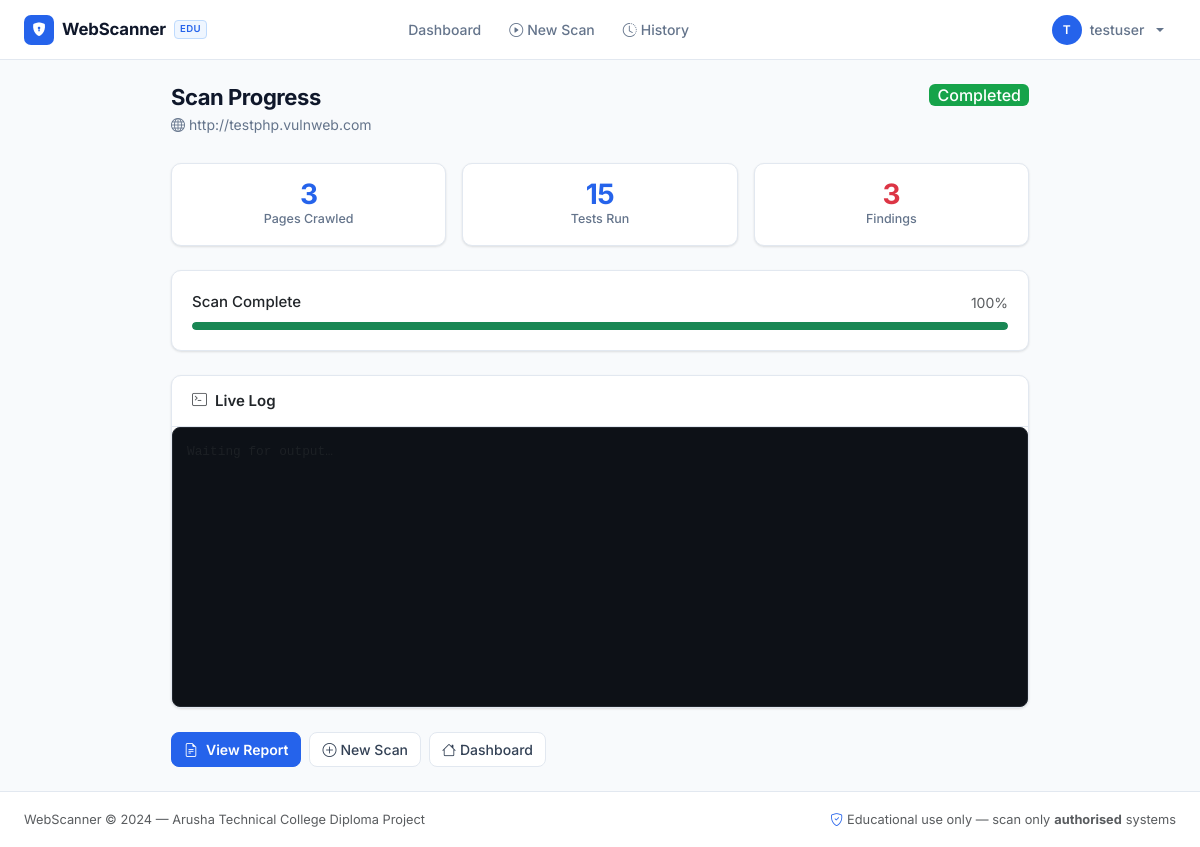
The app's page /scanner/progress/1 (signed in) with its own data.
### app/models.py (models this page shows, shortened)
class User(UserMixin, db.Model):
    __tablename__ = 'users'
    id           = db.Column(db.Integer, primary_key=True)
    username     = db.Column(db.String(64), unique=True, nullable=False)
    email        = db.Column(db.String(120), unique=True, nullable=False)
    password_hash = db.Column(db.String(256), nullable=False)
    created_at   = db.Column(db.DateTime, default=lambda: datetime.now(timezone.utc))
    scans = db.relationship('Scan', backref='user', lazy='dynamic')

class Scan(db.Model):
    __tablename__ = 'scans'
    id           = db.Column(db.Integer, primary_key=True)
    user_id      = db.Column(db.Integer, db.ForeignKey('users.id'), nullable=False)
    target_url   = db.Column(db.String(2048), nullable=False)
    scan_type    = db.Column(db.String(20), default='quick')   # 'quick' or 'full'
    scan_modules = db.Column(db.String(100), default='sqli,xss,headers')
    status       = db.Column(db.String(20), default='pending')  # pending/running/completed/failed
    started_at   = db.Column(db.DateTime)
    completed_at = db.Column(db.DateTime)
    pages_crawled = db.Column(db.Integer, default=0)
    total_tests   = db.Column(db.Integer, default=0)
    error_message = db.Column(db.Text)
    findings = db.relationship('Finding', backref='scan', lazy='dynamic',
                               cascade='all, delete-orphan')
    logs     = db.relationship('ScanLog', backref='scan', lazy='dynamic',
                               cascade='all, delete-orphan')
    @property
    def total_findings(self):
        return self.findings.count()

### app/scanner/routes.py (the view)
@scanner_bp.route('/progress/<int:scan_id>')
@login_required
def scan_progress(scan_id):
    scan = _get_user_scan(scan_id)
    return render_template('scanner/scan_progress.html', scan=scan, title='Scan Progress')

### app/models.py (called while the page is built)
@login_manager.user_loader
def load_user(user_id):
    return User.query.get(int(user_id))

### app/scanner/routes.py (called while the page is built)
def _get_user_scan(scan_id):
    from flask import abort
    scan = Scan.query.filter_by(id=scan_id, user_id=current_user.id).first_or_404()
    return scan

### app/templates/scanner/scan_progress.html (shortened to what this page needs)
{% extends "base.html" %}
{% block content %}
<div class="row justify-content-center">
  <div class="col-lg-9">
    <div class="page-header d-flex align-items-start justify-content-between gap-3">
      <div>
        <h1 class="page-title">Scan Progress</h1>
        <p class="page-sub"><i class="bi bi-globe me-1"></i>{{ scan.target_url }}</p>
      </div>
      <span class="badge fs-6
        {% if scan.status == 'completed' %}bg-success
        {% elif scan.status == 'failed' %}bg-danger
        {% elif scan.status == 'running' %}bg-info
        {% else %}bg-warning{% endif %}" id="statusBadge">
        {{ scan.status | capitalize }}
      </span>
    </div>
    <div class="row g-3 mb-4">
      <div class="col-sm-4">
        <div class="card border-0 text-center py-3">
          <div class="stat-number text-blue" id="pagesCount">{{ scan.pages_crawled }}</div>
          <div class="stat-label">Pages Crawled</div>
        </div>
      </div>
      <div class="col-sm-4">
        <div class="card border-0 text-center py-3">
          <div class="stat-number text-accent" id="testsCount">{{ scan.total_tests }}</div>
          <div class="stat-label">Tests Run</div>
        </div>
      </div>
      <div class="col-sm-4">
        <div class="card border-0 text-center py-3">
          <div class="stat-number text-danger" id="findingsCount">{{ scan.total_findings }}</div>
          <div class="stat-label">Findings</div>
        </div>
      </div>
    </div>
    <div class="card border-0 mb-4">
      <div class="card-body">
        <div class="d-flex justify-content-between align-items-center mb-2">
          <span class="fw-medium" id="progressLabel">
            {% if scan.status == 'completed' %}Scan Complete
            {% elif scan.status == 'failed' %}Scan Failed
            {% elif scan.status == 'running' %}Scan in progress…
            {% else %}Preparing…{% endif %}
          </span>
          <span class="text-muted tip-text" id="progressPct">
            {% if scan.status in ('completed', 'failed') %}100%{% else %}—{% endif %}
          </span>
        </div>
        <div class="progress progress-sm">
          <div class="progress-bar
            {% if scan.status == 'completed' %}bg-success progress-full
            {% elif scan.status == 'failed' %}bg-danger progress-full
            {% elif scan.status == 'running' %}progress-bar-striped progress-bar-animated bg-primary progress-run
            {% else %}bg-secondary progress-init{% endif %}"
            id="progressBar" role="progressbar"
            aria-label="Scan progress" title="Scan progress"
            aria-valuemin="0" aria-valuemax="100">
          </div>
        </div>
      </div>
    </div>
    <div class="card border-0 mb-4">
      <div class="card-header d-flex align-items-center">
        <i class="bi bi-terminal me-2 text-muted"></i>
        <span class="fw-semibold">Live Log</span>
      </div>
      <div class="log-box" id="logBox">
        <span class="text-muted">Waiting for output…</span>
      </div>
    </div>
    <div class="d-flex gap-2" id="actionButtons">
      {% if scan.status == 'completed' %}
      <a href="{{ url_for('scanner.scan_results', scan_id=scan.id) }}" class="btn btn-primary fw-semibold">
        <i class="bi bi-file-earmark-text me-2"></i>View Report
      </a>
      {% endif %}
      <a href="{{ url_for('scanner.new_scan') }}" class="btn btn-outline-secondary">
        <i class="bi bi-plus-circle me-1"></i>New Scan
      </a>
      <a href="{{ url_for('dashboard.index') }}" class="btn btn-outline-secondary">
        <i class="bi bi-house me-1"></i>Dashboard
      </a>
    </div>
  </div>
</div>
{% endblock %}

### app/templates/base.html (shortened to what this page needs)
<!DOCTYPE html>
<html lang="en">
<head>
  <link href="https://cdn.jsdelivr.net/npm/bootstrap@5.3.2/dist/css/bootstrap.min.css" rel="stylesheet">
  <link href="https://cdn.jsdelivr.net/npm/bootstrap-icons@1.11.3/font/bootstrap-icons.min.css" rel="stylesheet">
  <link rel="stylesheet" href="{{ url_for('static', filename='css/style.css') }}">
</head>
<body>
<nav class="navbar navbar-expand-lg sticky-top">
  <div class="container-fluid px-4">
    <a class="navbar-brand" href="{{ url_for('dashboard.index') }}">
      <div class="brand-icon"><i class="bi bi-shield-lock-fill"></i></div>
      <span>WebScanner</span>
      <span class="brand-tag">EDU</span>
    </a>
    <div class="collapse navbar-collapse" id="navMenu">
      {% if current_user.is_authenticated %}
      <ul class="navbar-nav mx-auto mb-2 mb-lg-0 gap-1">
        <li class="nav-item">
          <a class="nav-link {% if request.endpoint == 'dashboard.index' %}active{% endif %}"
             href="{{ url_for('dashboard.index') }}">
            Dashboard
          </a>
        </li>
        <li class="nav-item">
          <a class="nav-link {% if request.endpoint == 'scanner.new_scan' %}active{% endif %}"
             href="{{ url_for('scanner.new_scan') }}">
            <i class="bi bi-play-circle me-1"></i>New Scan
          </a>
        </li>
        <li class="nav-item">
          <a class="nav-link {% if request.endpoint == 'scanner.scan_history' %}active{% endif %}"
             href="{{ url_for('scanner.scan_history') }}">
            <i class="bi bi-clock-history me-1"></i>History
          </a>
        </li>
      </ul>
      <ul class="navbar-nav ms-auto">
        <li class="nav-item dropdown">
          <a class="nav-link dropdown-toggle d-flex align-items-center gap-2 pe-0"
             href="#" role="button" data-bs-toggle="dropdown" aria-expanded="false">
            <div class="user-avatar">{{ current_user.username[0].upper() }}</div>
            <span class="nav-username">{{ current_user.username }}</span>
          </a>
        </li>
      </ul>
      {% endif %}
    </div>
  </div>
</nav>
<main class="py-4">
  <div class="container-fluid px-4">
    {% block content %}{% endblock %}
  </div>
</main>
<footer class="footer">
  <div class="container-fluid px-4">
    <div class="d-flex align-items-center justify-content-between flex-wrap gap-2">
      <span class="footer-text text-muted">
        WebScanner &copy; 2024 — Arusha Technical College Diploma Project
      </span>
      <span class="footer-text text-muted d-flex align-items-center gap-1">
        <i class="bi bi-shield-check text-accent"></i>
        Educational use only — scan only <strong>authorised</strong> systems
      </span>
    </div>
  </div>
</footer>
</body>
</html>

### app/static/css/style.css (style rules this page uses)
:root { --blue: #2563eb; --blue-soft: #eff6ff; --blue-dark: #1d4ed8; --red: #dc2626; --red-soft: #fef2f2; --orange: #ea580c; --orange-soft: #fff7ed; --yellow: #ca8a04; --yellow-soft: #fefce8; --green: #16a34a; --green-soft: #f0fdf4; --gray-50: #f8fafc; --gray-100: #f1f5f9; --gray-200: #e2e8f0; --gray-400: #94a3b8; --gray-500: #64748b; --gray-700: #334155; --gray-900: #0f172a; --radius: 10px; --shadow-sm: 0 1px 3px rgba(0,0,0,.07), 0 1px 2px rgba(0,0,0,.05); --shadow-md: 0 4px 12px rgba(0,0,0,.08), 0 2px 4px rgba(0,0,0,.05); }
*, *::before, *::after { box-sizing: border-box; }
body { background: var(--gray-50); font-family: 'Inter', system-ui, -apple-system, sans-serif; color: var(--gray-900); min-height: 100vh; display: flex; flex-direction: column; font-size: 0.9375rem; -webkit-font-smoothing: antialiased; }
main { flex: 1; }
.navbar { background: #fff !important; border-bottom: 1px solid var(--gray-200); padding: 0 0; height: 60px; }
.navbar .container-fluid { height: 60px; align-items: center; }
.navbar-brand { font-weight: 700; font-size: 1.05rem; color: var(--gray-900) !important; display: flex; align-items: center; gap: 8px; letter-spacing: -0.01em; }
.brand-icon { width: 30px; height: 30px; background: var(--blue); border-radius: 7px; display: flex; align-items: center; justify-content: center; color: #fff; font-size: 0.85rem; flex-shrink: 0; }
.brand-tag { font-size: 0.6rem; font-weight: 600; background: var(--blue-soft); color: var(--blue); border: 1px solid #bfdbfe; border-radius: 4px; padding: 1px 5px; letter-spacing: 0.04em; text-transform: uppercase; }
.navbar-nav .nav-link { color: var(--gray-500) !important; font-size: 0.875rem; font-weight: 500; padding: 6px 12px !important; border-radius: 6px; transition: color .15s, background .15s; }
.user-avatar { width: 30px; height: 30px; border-radius: 50%; background: var(--blue); color: #fff; font-weight: 600; font-size: 0.75rem; display: flex; align-items: center; justify-content: center; flex-shrink: 0; }
.footer { background: #fff !important; border-top: 1px solid var(--gray-200); padding: 18px 0; }
.btn { font-weight: 500; border-radius: 8px; font-size: 0.875rem; transition: all .15s; }
.btn-primary, .btn-accent { background: var(--blue); border-color: var(--blue); color: #fff; }
.btn-outline-secondary { border-color: var(--gray-200); color: var(--gray-700); background: #fff; }
.card { background: #fff; border: 1px solid var(--gray-200) !important; border-radius: var(--radius) !important; box-shadow: var(--shadow-sm); }
.card-header { background: transparent; border-bottom: 1px solid var(--gray-200); padding: 14px 20px; border-radius: var(--radius) var(--radius) 0 0 !important; }
.card-body { padding: 20px; }
.stat-number { font-size: 1.75rem; font-weight: 700; letter-spacing: -0.02em; line-height: 1; }
.stat-label { font-size: 0.78rem; color: var(--gray-500); font-weight: 500; margin-top: 2px; }
.text-blue { color: var(--blue) !important; }
.badge { font-weight: 500; font-size: 0.75rem; border-radius: 6px; padding: 3px 8px; }
.badge.bg-success { background: var(--green) !important; }
.log-box { background: #0d1117; color: #58a6ff; font-family: 'Consolas', 'Monaco', monospace; font-size: 0.8rem; height: 280px; overflow-y: auto; border-radius: 8px; padding: 14px; border: 1px solid #21262d; }
.progress { border-radius: 99px; background: var(--gray-100); }
.progress-bar { border-radius: 99px; }
.progress-sm { height: 8px; }
.progress-full { width: 100%; }
.page-header { margin-bottom: 28px; }
.page-title { font-size: 1.375rem; font-weight: 700; letter-spacing: -0.02em; color: var(--gray-900); margin: 0 0 4px; }
.page-sub { font-size: 0.875rem; color: var(--gray-500); margin: 0; }
.text-accent { color: var(--blue) !important; }
.nav-username { font-size: .875rem; font-weight: 500; color: var(--gray-500); }
.footer-text { font-size: .8rem; }
.tip-text { font-size: .875rem; }

### records on screen
User: username "T", username "testuser"
Scan: target_url "http://testphp.vulnweb.com", status "Completed", pages_crawled "3", total_tests "15"

### other values on screen
{{ scan.total_findings }} "3"
